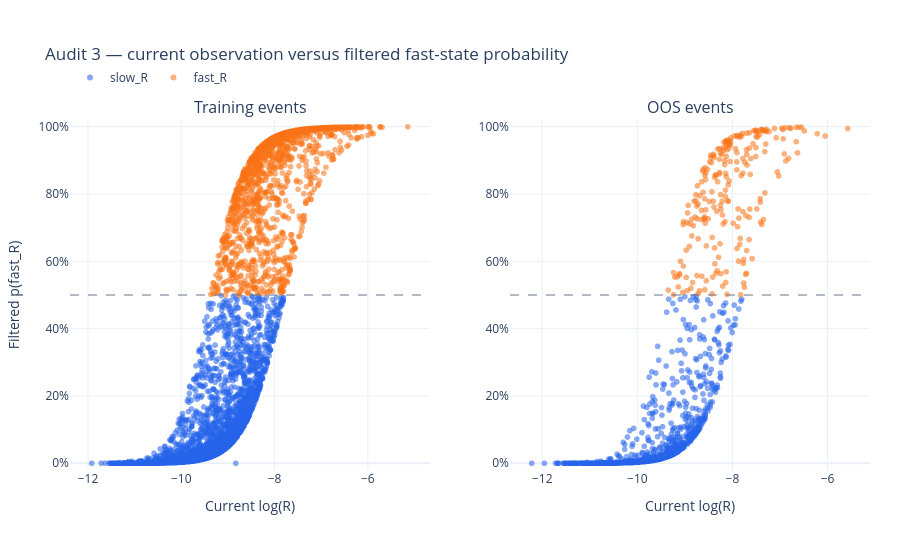

The notebook cell saved with this chart:
### Markdown cell above
## Audit 3: observation versus filtered posterior

The x-axis is the current event's log-R observation; the y-axis is the resulting filtered probability of `fast_R`. Hover `previous p(fast_R)` to see the sequence context entering the update. Vertical spread at nearly equal log-R is the direct footprint of the transition prior and previous belief.

### Code cell
probability_audit_fig = plot_hmm_probability_vs_log_r(audit_events)
probability_audit_fig.show()

### Figure 1 — Plotly figure (JSON) as saved in the notebook; plotly's stock layout.template omitted (floating-point values rounded to 4 significant figures; data arrays with more than 128 entries replaced by an {"elided": "..."} marker saying what was removed)
{"data": [{"customdata": {"elided": "3600x5 float values"}, "hovertemplate": "event=%{customdata[0]:.0f}<br>log(R)=%{x:.4f}<br>R=%{customdata[2]:.3e}<br>previous p(fast_R)=%{customdata[1]:.3f}<br>current p(fast_R)=%{y:.3f}<br>T=%{customdata[3]:.0f} bars<br>TMV=%{customdata[4]:.4f}<extra></extra>", "legendgroup": "slow_R", "marker": {"color": "#2563eb", "opacity": 0.55, "size": 6}, "mode": "markers", "name": "slow_R", "showlegend": true, "type": "scattergl", "x": {"elided": "3600 float values"}, "xaxis": "x", "y": {"elided": "3600 float values"}, "yaxis": "y"}, {"customdata": {"elided": "1497x5 float values"}, "hovertemplate": "event=%{customdata[0]:.0f}<br>log(R)=%{x:.4f}<br>R=%{customdata[2]:.3e}<br>previous p(fast_R)=%{customdata[1]:.3f}<br>current p(fast_R)=%{y:.3f}<br>T=%{customdata[3]:.0f} bars<br>TMV=%{customdata[4]:.4f}<extra></extra>", "legendgroup": "fast_R", "marker": {"color": "#f97316", "opacity": 0.55, "size": 6}, "mode": "markers", "name": "fast_R", "showlegend": true, "type": "scattergl", "x": {"elided": "1497 float values"}, "xaxis": "x", "y": {"elided": "1497 float values"}, "yaxis": "y"}, {"customdata": {"elided": "1046x5 float values"}, "hovertemplate": "event=%{customdata[0]:.0f}<br>log(R)=%{x:.4f}<br>R=%{customdata[2]:.3e}<br>previous p(fast_R)=%{customdata[1]:.3f}<br>current p(fast_R)=%{y:.3f}<br>T=%{customdata[3]:.0f} bars<br>TMV=%{customdata[4]:.4f}<extra></extra>", "legendgroup": "slow_R", "marker": {"color": "#2563eb", "opacity": 0.55, "size": 6}, "mode": "markers", "name": "slow_R", "showlegend": false, "type": "scattergl", "x": {"elided": "1046 float values"}, "xaxis": "x2", "y": {"elided": "1046 float values"}, "yaxis": "y2"}, {"customdata": {"elided": "229x5 float values"}, "hovertemplate": "event=%{customdata[0]:.0f}<br>log(R)=%{x:.4f}<br>R=%{customdata[2]:.3e}<br>previous p(fast_R)=%{customdata[1]:.3f}<br>current p(fast_R)=%{y:.3f}<br>T=%{customdata[3]:.0f} bars<br>TMV=%{customdata[4]:.4f}<extra></extra>", "legendgroup": "fast_R", "marker": {"color": "#f97316", "opacity": 0.55, "size": 6}, "mode": "markers", "name": "fast_R", "showlegend": false, "type": "scattergl", "x": {"elided": "229 float values"}, "xaxis": "x2", "y": {"elided": "229 float values"}, "yaxis": "y2"}], "layout": {"annotations": [{"font": {"size": 16}, "showarrow": false, "text": "Training events", "x": 0.225, "xanchor": "center", "xref": "paper", "y": 1.0, "yanchor": "bottom", "yref": "paper"}, {"font": {"size": 16}, "showarrow": false, "text": "OOS events", "x": 0.775, "xanchor": "center", "xref": "paper", "y": 1.0, "yanchor": "bottom", "yref": "paper"}], "height": 540, "legend": {"orientation": "h", "x": 0.0, "xanchor": "left", "y": 1.08, "yanchor": "bottom"}, "margin": {"b": 70, "l": 70, "r": 30, "t": 120}, "shapes": [{"line": {"color": "#64748b", "dash": "dash", "width": 1}, "type": "line", "x0": 0, "x1": 1, "xref": "x domain", "y0": 0.5, "y1": 0.5, "yref": "y"}, {"line": {"color": "#64748b", "dash": "dash", "width": 1}, "type": "line", "x0": 0, "x1": 1, "xref": "x2 domain", "y0": 0.5, "y1": 0.5, "yref": "y2"}], "title": {"text": "Audit 3 — current observation versus filtered fast-state probability"}, "xaxis": {"anchor": "y", "domain": [0.0, 0.45], "title": {"text": "Current log(R)"}}, "xaxis2": {"anchor": "y2", "domain": [0.55, 1.0], "title": {"text": "Current log(R)"}}, "yaxis": {"anchor": "x", "domain": [0.0, 1.0], "range": [-0.02, 1.02], "tickformat": ".0%", "title": {"text": "Filtered p(fast_R)"}}, "yaxis2": {"anchor": "x2", "domain": [0.0, 1.0], "range": [-0.02, 1.02], "tickformat": ".0%"}}}
